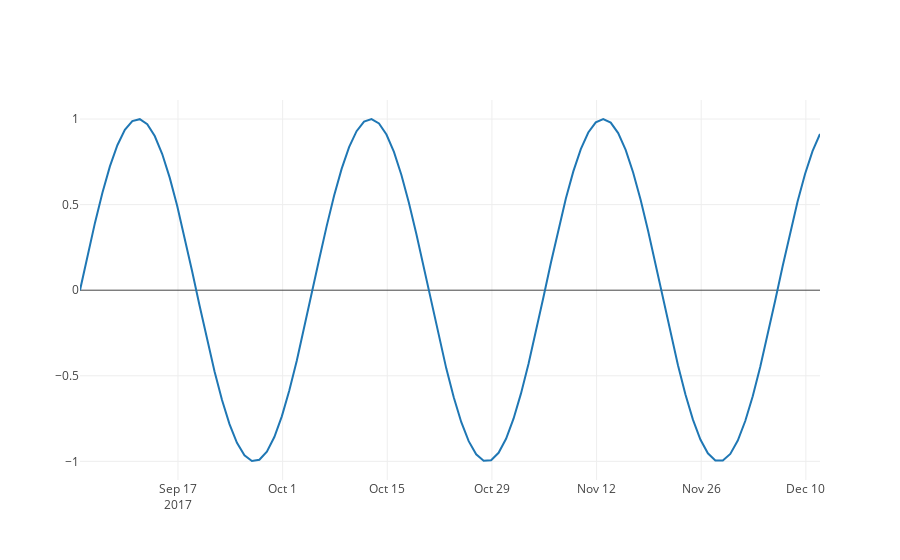

Notebook source saved alongside this figure:
### Code cell
trace = go.Scatter(
    x = x,
    y = sin_data
)
data = [trace]
py.iplot(data)
